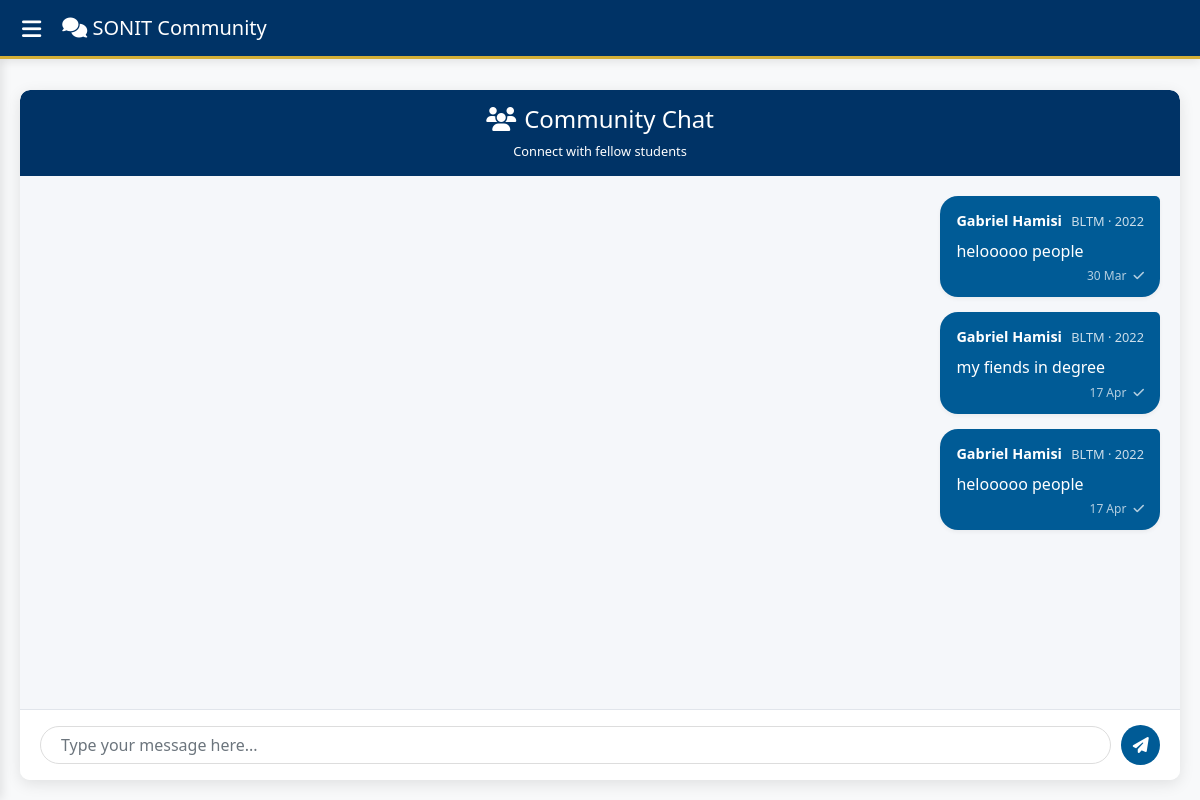
The app's page /chat_area.php (signed in) with its own data.
### tables this page shows
CREATE TABLE `messages` (
  `id` int(10) UNSIGNED NOT NULL,
  `sender_reg_no` varchar(50) NOT NULL,
  `message` text NOT NULL,
  `timestamp` timestamp NOT NULL DEFAULT current_timestamp(),
  `reference` varchar(255) NOT NULL
);

CREATE TABLE `students` (
  `first_name` varchar(50) DEFAULT NULL,
  `second_name` varchar(50) DEFAULT NULL,
  `last_name` varchar(50) DEFAULT NULL,
  `password` varchar(50) DEFAULT NULL,
  `course` varchar(50) DEFAULT NULL,
  `year_joined` int(11) DEFAULT NULL,
  `unique_no` int(11) NOT NULL,
  `reg_no` varchar(50) NOT NULL,
  `id` int(11) NOT NULL,
  `level` int(11) NOT NULL,
  `profile_pic` varchar(255) NOT NULL,
  `reference` varchar(255) NOT NULL,
  `email` varchar(255) NOT NULL,
  `phone` int(12) NOT NULL,
  `department` varchar(255) NOT NULL
);

### chat_area.php (the view, shortened to what this page needs)
<?php
$user_reg_no = $_SESSION['reg_no'];
$conn = new mysqli("localhost", "root", "", "studentsportal");
$messagesQuery = "SELECT m.*, u.first_name, u.last_name, u.year_joined, u.course, u.profile_pic
                 FROM messages m
                 JOIN students u ON m.sender_reg_no = u.reg_no
                 ORDER BY m.timestamp ASC";
$messagesResult = $conn->query($messagesQuery);
function formatMessageDate($timestamp) {
    $date = new DateTime($timestamp);
    $now = new DateTime();
    $interval = $now->diff($date);
    if ($interval->d == 0) {
        return "Today " . $date->format('H:i');
    } elseif ($interval->d == 1) {
        return "Yesterday " . $date->format('H:i');
    } elseif ($interval->y == 0) {
        return $date->format('d M');
    } else {
        return $date->format('d M Y');
    }
}
?>
<!DOCTYPE html>
<html lang="en">
<head>
    <link href="https://stackpath.bootstrapcdn.com/bootstrap/4.5.2/css/bootstrap.min.css" rel="stylesheet">
    <link rel="stylesheet" href="https://cdnjs.cloudflare.com/ajax/libs/font-awesome/6.4.0/css/all.min.css">
</head>
<body>
    <nav class="navbar navbar-expand-lg navbar-dark fixed-top">
        <button class="toggle-btn" onclick="toggleSidebar()"><i class="fas fa-bars"></i></button>
        <a class="navbar-brand" href="#">
            <i class="fas fa-comments"></i> SONIT Community
        </a>
    </nav>
    <div class="content" id="content">
        <div class="chat-container">
            <div class="chat-header">
                <h4><i class="fas fa-users mr-2"></i>Community Chat</h4>
                <p class="mb-0 small">Connect with fellow students</p>
            </div>
            <div class="chat-box" id="chat-box">
                <?php while ($msg = $messagesResult->fetch_assoc()): ?>
                    <div class="message-container">
                        <div class="message-box <?php echo ($msg['sender_reg_no'] == $user_reg_no) ? 'message-right' : 'message-left'; ?>"
                             data-id="<?php echo $msg['id']; ?>"
                             onclick="replyMessage(<?php echo $msg['id']; ?>, '<?php echo htmlspecialchars(addslashes($msg['message'])); ?>')">
                            <div class="message-header">
                                <div>
                                    <span class="user-info"><?php echo htmlspecialchars($msg['first_name'] . ' ' . $msg['last_name']); ?></span>
                                    <span class="user-meta"><?php echo htmlspecialchars($msg['course'] . ' · ' . $msg['year_joined']); ?></span>
                                </div>
                            </div>
                            <div class="message-content">
                                <?php echo nl2br(htmlspecialchars($msg['message'])); ?>
                            </div>
                            <div class="message-time">
                                <?php echo formatMessageDate($msg['timestamp']); ?>
                                <?php if ($msg['sender_reg_no'] == $user_reg_no): ?>
                                    <i class="fas fa-check ml-1"></i>
                                <?php endif; ?>
                            </div>
                        </div>
                    </div>
                <?php endwhile; ?>
            </div>
            <form id="chat-form" method="POST" class="chat-input-container">
                <input type="text" class="form-control chat-input" id="message" name="message" placeholder="Type your message here..." required>
                <button type="submit" class="send-btn">
                    <i class="fas fa-paper-plane"></i>
                </button>
            </form>
        </div>
    </div>
</body>
</html>

### chat_area.php (style rules this page uses)
:root { --primary-blue: #003366; --secondary-blue: #005b96; --accent-gold: #d4af37; --light-gray: #f8f9fa; --dark-gray: #343a40; --chat-bg: #f5f7fa; }
body { background-color: var(--light-gray); color: var(--dark-gray); font-family: 'Segoe UI', Tahoma, Geneva, Verdana, sans-serif; padding-top: 70px; height: 100vh; }
.navbar { background-color: var(--primary-blue); box-shadow: 0 2px 10px rgba(0, 0, 0, 0.1); border-bottom: 3px solid var(--accent-gold); }
.content { margin-left: 0; transition: margin-left 0.3s; height: calc(100vh - 70px); display: flex; flex-direction: column; }
.toggle-btn { background: transparent; border: none; color: white; font-size: 22px; cursor: pointer; margin-right: 15px; }
.chat-container { flex-grow: 1; display: flex; flex-direction: column; background-color: white; border-radius: 10px; box-shadow: 0 4px 15px rgba(0, 0, 0, 0.1); overflow: hidden; margin: 20px; }
.chat-header { background-color: var(--primary-blue); color: white; padding: 15px 20px; text-align: center; border-top-left-radius: 10px; border-top-right-radius: 10px; }
.chat-box { flex-grow: 1; overflow-y: auto; padding: 20px; background-color: var(--chat-bg); }
.message-container { display: flex; flex-direction: column; gap: 15px; margin-bottom: 15px; }
.message-box { max-width: 70%; padding: 12px 16px; border-radius: 18px; word-wrap: break-word; position: relative; box-shadow: 0 2px 4px rgba(0, 0, 0, 0.05); }
.message-right { background-color: var(--secondary-blue); color: white; align-self: flex-end; border-top-right-radius: 5px; margin-left: auto; }
.message-header { display: flex; align-items: center; margin-bottom: 8px; }
.user-info { font-weight: 600; font-size: 0.9rem; }
.user-meta { font-size: 0.8rem; color: #6c757d; margin-left: 5px; }
.message-right .user-meta { color: rgba(255, 255, 255, 0.8); }
.message-content { margin-bottom: 5px; line-height: 1.4; }
.message-time { font-size: 0.75rem; text-align: right; color: #6c757d; margin-top: 5px; }
.message-right .message-time { color: rgba(255, 255, 255, 0.7); }
.chat-input-container { padding: 15px 20px; background-color: white; border-top: 1px solid #e1e5eb; display: flex; align-items: center; }
.chat-input { flex-grow: 1; border-radius: 20px; padding: 10px 20px; border: 1px solid #ddd; outline: none; transition: all 0.3s; }
.send-btn { background-color: var(--secondary-blue); color: white; border: none; border-radius: 50%; width: 40px; height: 40px; margin-left: 10px; display: flex; align-items: center; justify-content: center; cursor: pointer; transition: all 0.3s; }

### records on screen
messages: students.first_name+last_name "Gabriel Hamisi", students.course+year_joined "BLTM · 2022", message "helooooo people", timestamp "30 Mar"
messages: students.first_name+last_name "Gabriel Hamisi", students.course+year_joined "BLTM · 2022", message "my fiends in degree", timestamp "17 Apr"
messages: students.first_name+last_name "Gabriel Hamisi", students.course+year_joined "BLTM · 2022", message "helooooo people", timestamp "17 Apr"
